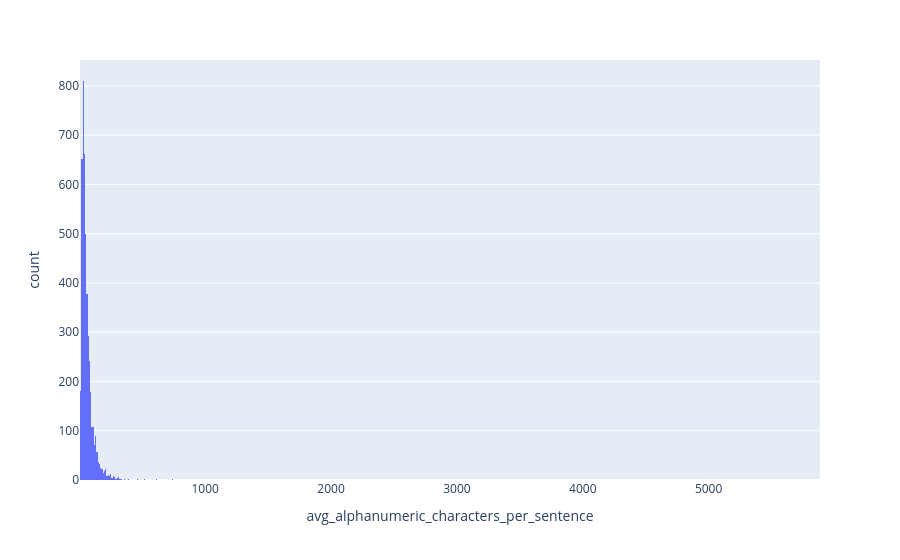

Notebook code cell kept with this figure:
### Code cell
fig = px.histogram(df_all[df_all['count_sentences_ending_with_ellipsis'] > 0], x="avg_alphanumeric_characters_per_sentence",)
fig.show()

### Figure 1 — Plotly figure (JSON) as saved in the notebook; plotly's stock layout.template omitted (floating-point values rounded to 4 significant figures; data arrays with more than 128 entries replaced by an {"elided": "..."} marker saying what was removed)
{"data": [{"bingroup": "x", "hovertemplate": "avg_alphanumeric_characters_per_sentence=%{x}<br>count=%{y}<extra></extra>", "legendgroup": "", "marker": {"color": "#636efa", "pattern": {"shape": ""}}, "name": "", "orientation": "v", "showlegend": false, "type": "histogram", "x": {"elided": "4614 float values"}, "xaxis": "x", "yaxis": "y"}], "layout": {"barmode": "relative", "legend": {"tracegroupgap": 0}, "margin": {"t": 60}, "xaxis": {"anchor": "y", "domain": [0, 1], "title": {"text": "avg_alphanumeric_characters_per_sentence"}}, "yaxis": {"anchor": "x", "domain": [0, 1], "title": {"text": "count"}}}}
